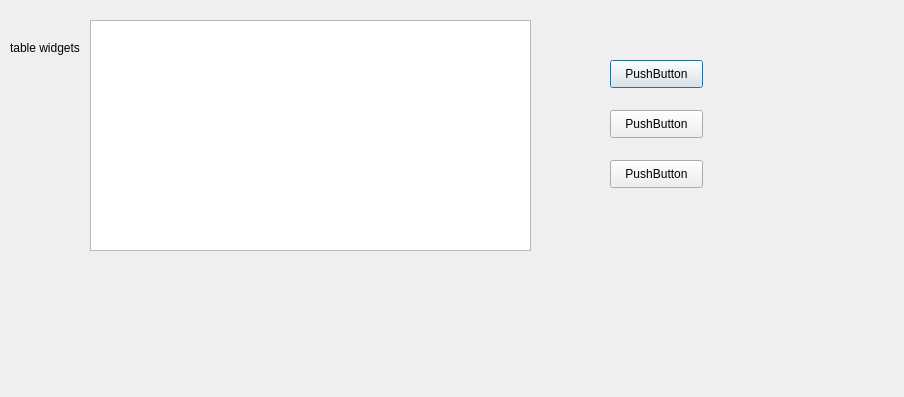
<?xml version="1.0" encoding="UTF-8"?>
<ui version="4.0">
 <class>VentanaListadoDeClientes</class>
 <widget class="QDialog" name="VentanaListadoDeClientes">
  <property name="geometry">
   <rect>
    <x>0</x>
    <y>0</y>
    <width>904</width>
    <height>397</height>
   </rect>
  </property>
  <property name="windowTitle">
   <string>Listado de Clientes  </string>
  </property>
  <widget class="QTableWidget" name="tablaClientes">
   <property name="geometry">
    <rect>
     <x>90</x>
     <y>20</y>
     <width>441</width>
     <height>231</height>
    </rect>
   </property>
  </widget>
  <widget class="QLabel" name="label_2">
   <property name="geometry">
    <rect>
     <x>10</x>
     <y>40</y>
     <width>101</width>
     <height>16</height>
    </rect>
   </property>
   <property name="text">
    <string>table widgets</string>
   </property>
  </widget>
  <widget class="QPushButton" name="pushButton">
   <property name="geometry">
    <rect>
     <x>610</x>
     <y>60</y>
     <width>93</width>
     <height>28</height>
    </rect>
   </property>
   <property name="text">
    <string>PushButton</string>
   </property>
  </widget>
  <widget class="QPushButton" name="pushButton_2">
   <property name="geometry">
    <rect>
     <x>610</x>
     <y>110</y>
     <width>93</width>
     <height>28</height>
    </rect>
   </property>
   <property name="text">
    <string>PushButton</string>
   </property>
  </widget>
  <widget class="QPushButton" name="pushButton_3">
   <property name="geometry">
    <rect>
     <x>610</x>
     <y>160</y>
     <width>93</width>
     <height>28</height>
    </rect>
   </property>
   <property name="text">
    <string>PushButton</string>
   </property>
  </widget>
 </widget>
 <resources/>
 <connections/>
</ui>
